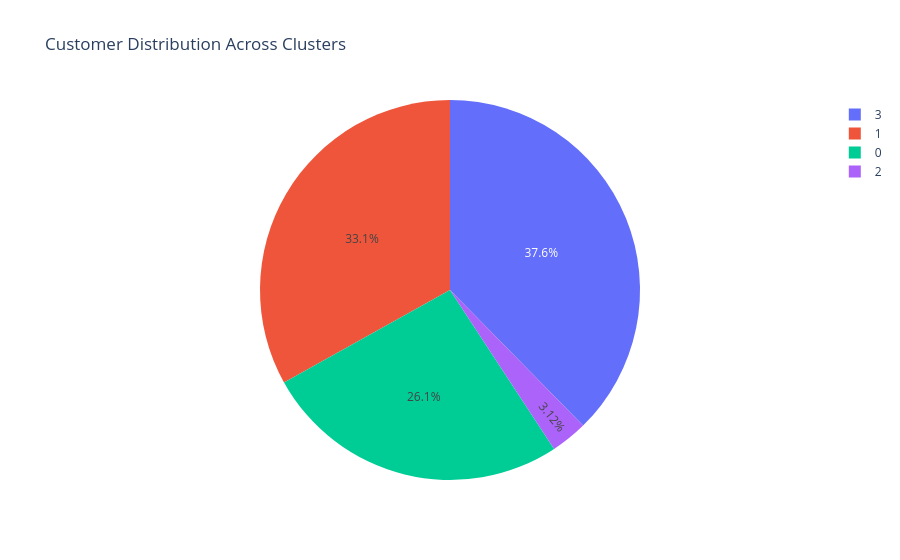

Notebook cell for this chart:
### Code cell
fig = px.pie(
    cluster_sizes,
    names="Cluster",
    values="Customer",
    title="Customer Distribution Across Clusters"
)
fig.show()

### Figure 1 — Plotly figure (JSON) as saved in the notebook; plotly's stock layout.template omitted (floating-point values rounded to 4 significant figures)
{"data": [{"domain": {"x": [0, 1], "y": [0, 1]}, "hovertemplate": "Cluster=%{label}<br>Customer=%{value}<extra></extra>", "labels": [3, 1, 0, 2], "legendgroup": "", "name": "", "showlegend": true, "type": "pie", "values": [36178, 31796, 25124, 2997]}], "layout": {"legend": {"tracegroupgap": 0}, "title": {"text": "Customer Distribution Across Clusters"}}}
